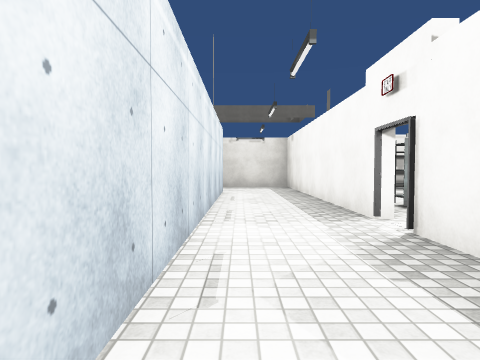
view 1 (above)

24 first-person views from a walk through a Unity game level. The camera is 1.3 m above the floor, tilts 2° down and sees 75° across. Doors are open. The floor is counted in squares, 2 m on a side. Each view is taken from the middle of a square. On the plan, view 1 faces up. The plan holds only what a view shows up to about 10 squares ahead; the rest is blank. The place goes on beyond the plan. The player character is not drawn. Some animated figures are not drawn. Some surface patterns are stand-ins.

view 2
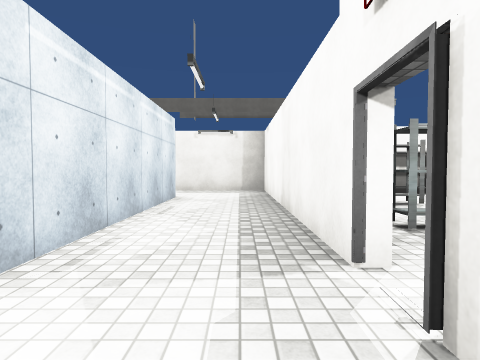

view 3
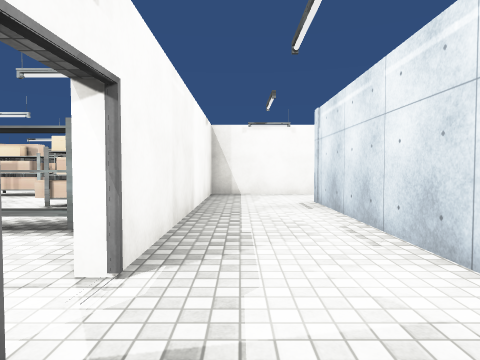

view 4
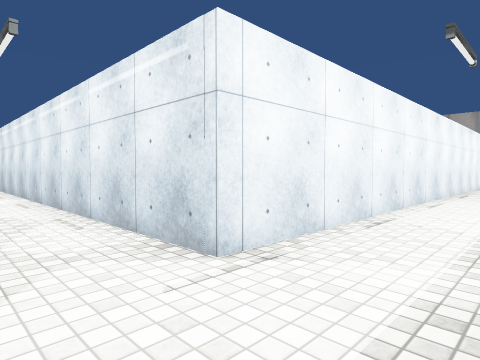

view 5
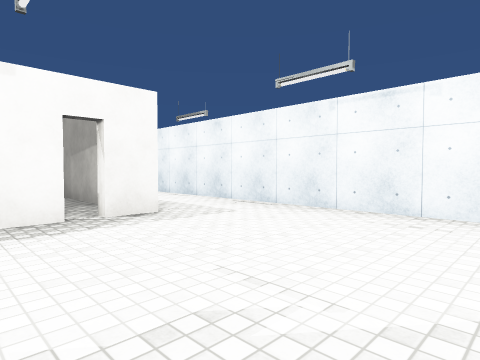

view 6
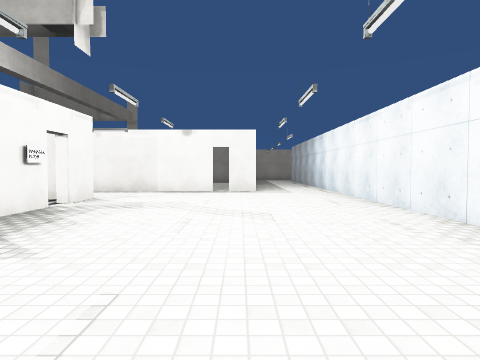

view 7
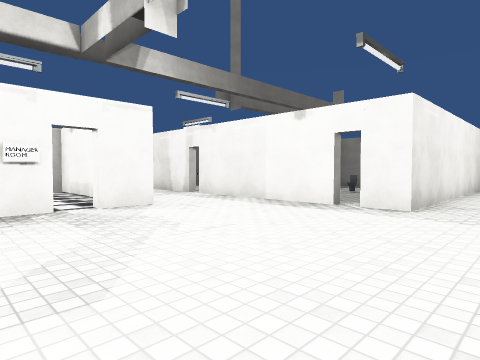

view 8
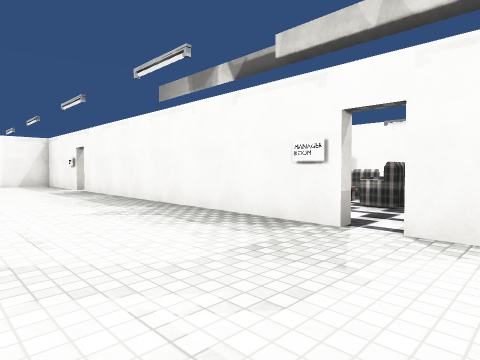

view 9
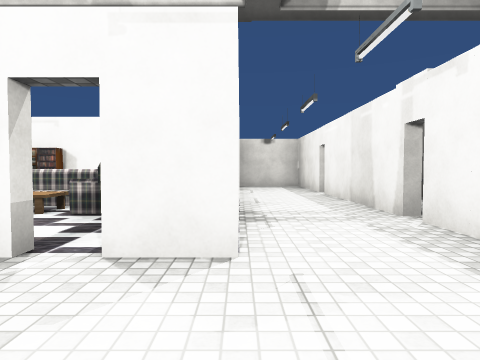

view 10
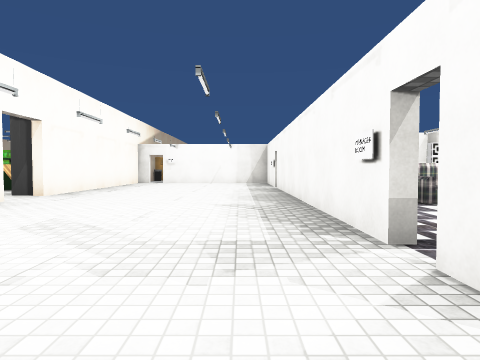

view 11
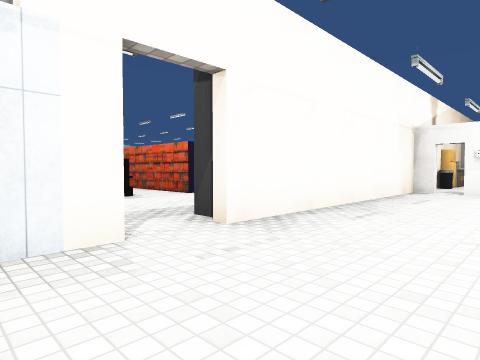

view 12
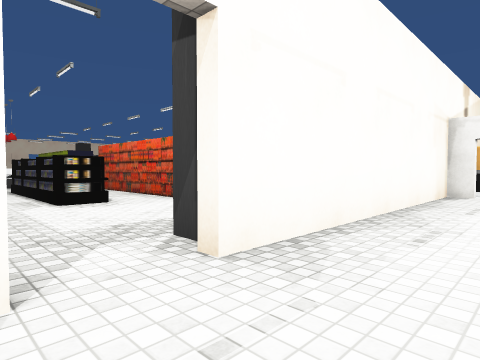

view 13
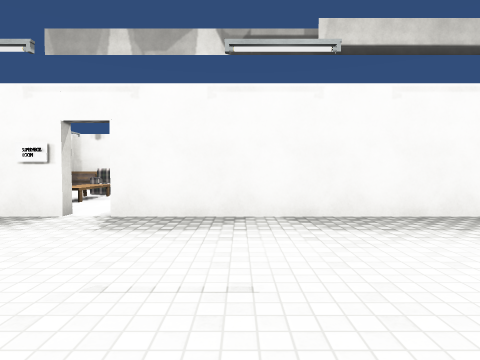

view 14
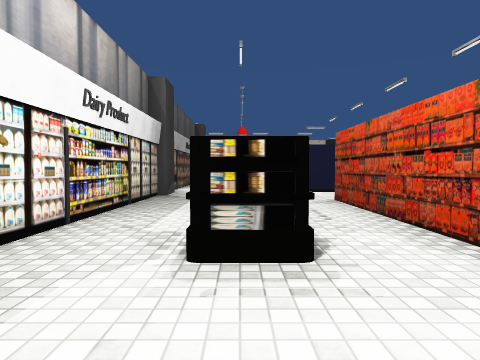

view 15
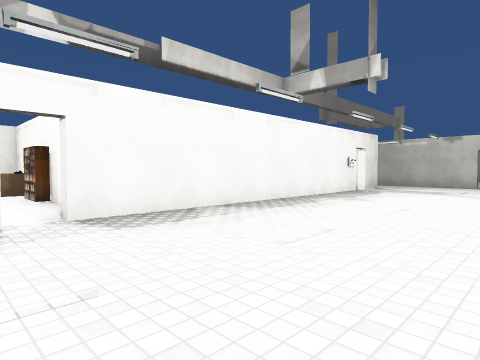

view 16
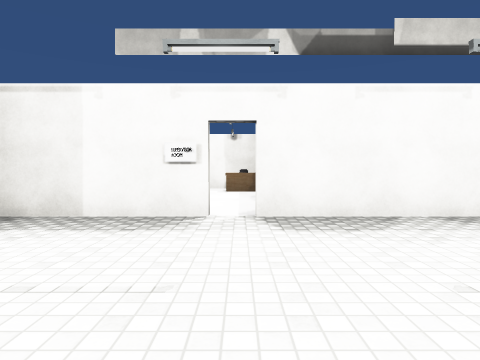

view 17
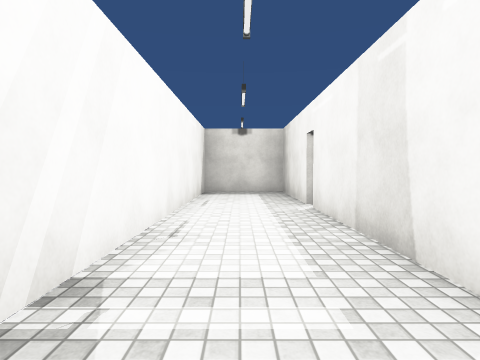

view 18
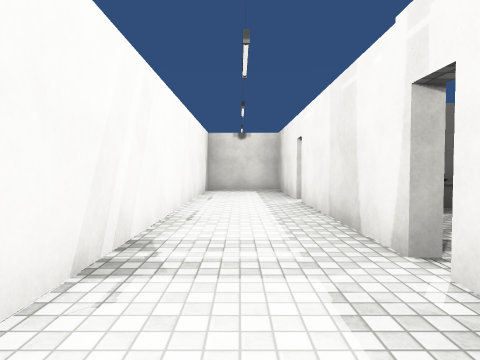

view 19
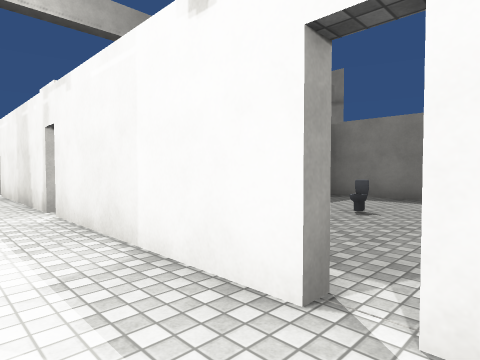

view 20
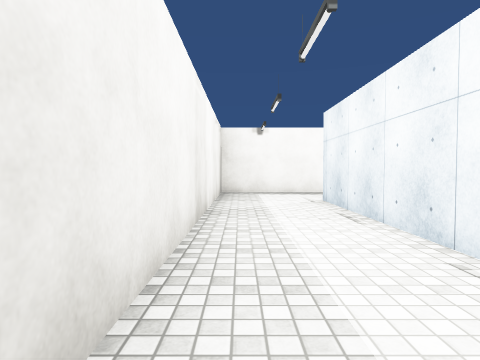

view 21
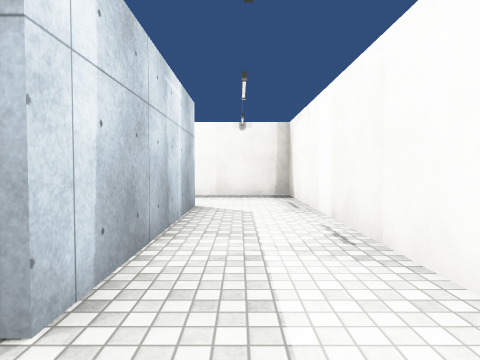

view 22
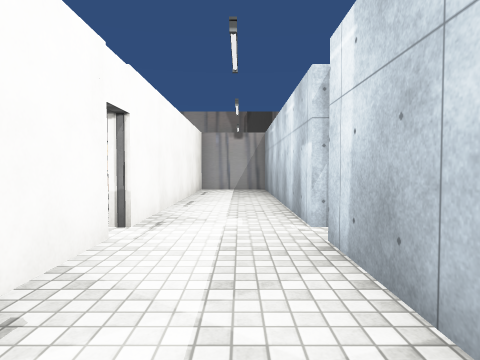

view 23
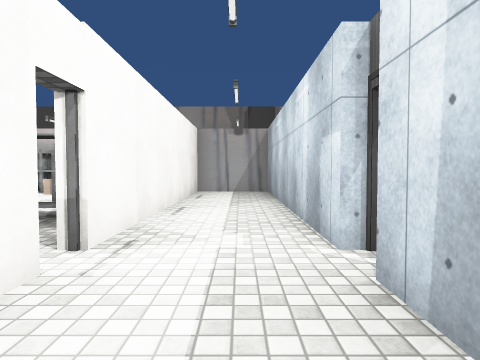

view 24
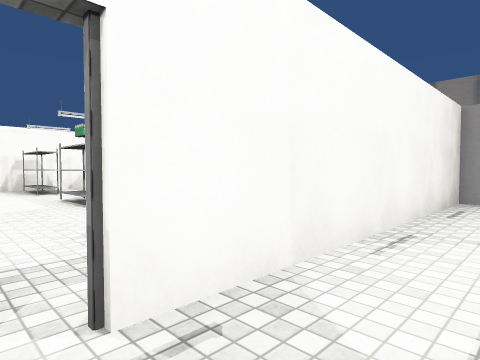

### Floor plan
Points are (right, up) in squares from view 1. A wall is a line through its corners. A room is listed if a view was taken in it or the views show most of it. See-through windows are left out.
Room 1 (views 1, 2, 3, 4, 5, 6, 7, 8, 9, 10, 11, 12, 13, 15, 16, 17, 18, 19, 20, 21, 22, 23, 24)
walls: (-7.8, 12.8) (-7.8, 16.9); (-15.4, 9.3) (-0.5, 9.3) (-0.5, -1.2) (-4.9, -1.2); (-12.4, 15.3) (-19.9, 15.3); (-7.8, 17.2) (-7.8, 21.4); (-7.8, 21.8) (-7.8, 25) (-10, 25) (-10, 15.3) (-11.1, 15.3); (-5.5, -1.2) (-12, -1.2) (-12, -3.2) (-5.4, -3.2); (-22.5, 9.3) (-16.5, 9.3); (-21.6, 15.3) (-22.5, 15.3); (1.8, 4) (1.8, 11.5) (-7.8, 11.5) (-7.8, 12.4); (-5, -3.2) (1.8, -3.2) (1.8, 3.2)
ways out: opening at (-16, 9) to room 2; opening at (-21.5, 15.5); opening at (-8, 24); open door at (-11.3, 15.7); open door at (-8, 12.5); open door at (-8, 17); open door at (-8, 21.5); open door at (-5, -3); open door at (-5, -1); open door at (2, 3.5)
objects: other object (-12, 15)
Room 2 (view 14)
walls: (-17.5, 4.8) (-16.7, 4.8); (-17.6, 4.6) (-16.7, 4.6); (-16.7, 9) (-16.7, 8.2)
ways out: opening at (-16, 9) to room 1; opening at (-18.3, 4.3)
objects: other object (-21, 7) to (-19, 7)

Positions as (right, up) in squares from view 1, and headings:
1: (0, 0), facing up
2: (1, 2), facing up
3: (1, 5), facing down
4: (1, 11), facing down-left
5: (-12, 14), facing down-right
6: (-17, 12), facing right
7: (-13, 10), facing up-right
8: (-10, 12), facing up-left
9: (-10, 13), facing up
10: (-9, 14), facing left
11: (-14, 12), facing down-left
12: (-15, 11), facing down-left
13: (-18, 11), facing up
14: (-17, 7), facing down
15: (-21, 11), facing up-right
16: (-20, 11), facing up
17: (-9, 16), facing up
18: (-9, 15), facing up
19: (-9, 12), facing up-right
20: (-7, 11), facing right
21: (-6, -2), facing right
22: (-2, -2), facing left
23: (-3, -2), facing left
24: (-5, -2), facing down-left
